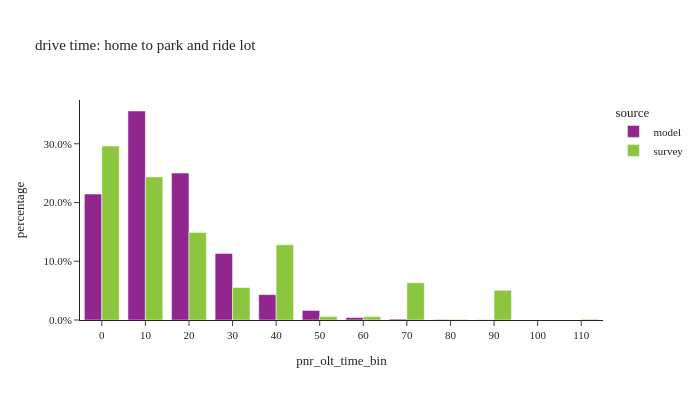

This figure's notebook cell:
### Markdown cell above
## Park and Ride Tours

### Code cell
util.plot_share_barchart(tour_data_pnr, 'tour_weight', 'pnr_olt_time_bin', title="drive time: home to park and ride lot")

### Figure 1 — Plotly figure (JSON) as saved in the notebook; plotly's stock layout.template omitted (floating-point values rounded to 4 significant figures)
{"data": [{"alignmentgroup": "True", "customdata": [[4429.0, 4429.0], [7349.0, 7349.0], [5165.0, 5165.0], [2341.0, 2341.0], [893.0, 893.0], [336.0, 336.0], [88.0, 88.0], [32.0, 32.0], [14.0, 14.0], [5.0, 5.0], [1.0, 1.0], [1.0, 1.0]], "hovertemplate": "source=model<br>pnr_olt_time_bin=%{x}<br>percentage=%{y}<br>weighted_sum=%{customdata[0]}<br>sample_size=%{customdata[1]}<extra></extra>", "legendgroup": "model", "marker": {"color": "#91268F", "pattern": {"shape": ""}}, "name": "model", "offsetgroup": "model", "orientation": "v", "showlegend": true, "textposition": "auto", "type": "bar", "x": ["0", "10", "20", "30", "40", "50", "60", "70", "80", "90", "100", "110"], "xaxis": "x", "y": [0.2144, 0.3558, 0.2501, 0.1133, 0.04324, 0.01627, 0.004261, 0.001549, 0.0006778, 0.0002421, 4.842e-05, 4.842e-05], "yaxis": "y"}, {"alignmentgroup": "True", "customdata": [[12250.0, 26.0], [10080.0, 17.0], [6169.0, 13.0], [2289.0, 5.0], [5295.0, 3.0], [241.4, 1.0], [237.2, 2.0], [2625.0, 1.0], [44.61, 1.0], [2094.0, 3.0], [53.8, 1.0]], "hovertemplate": "source=survey<br>pnr_olt_time_bin=%{x}<br>percentage=%{y}<br>weighted_sum=%{customdata[0]}<br>sample_size=%{customdata[1]}<extra></extra>", "legendgroup": "survey", "marker": {"color": "#8CC63E", "pattern": {"shape": ""}}, "name": "survey", "offsetgroup": "survey", "orientation": "v", "showlegend": true, "textposition": "auto", "type": "bar", "x": ["0", "10", "20", "30", "40", "50", "60", "70", "80", "90", "110"], "xaxis": "x", "y": [0.2961, 0.2436, 0.1491, 0.05532, 0.128, 0.005834, 0.005731, 0.06343, 0.001078, 0.05059, 0.0013], "yaxis": "y"}], "layout": {"barmode": "group", "height": 400, "legend": {"title": {"text": "source"}, "tracegroupgap": 0}, "title": {"text": "drive time: home to park and ride lot"}, "width": 700, "xaxis": {"anchor": "y", "domain": [0.0, 1.0], "title": {"text": "pnr_olt_time_bin"}}, "yaxis": {"anchor": "x", "domain": [0.0, 1.0], "tickformat": ".1%", "title": {"text": "percentage"}}}}
